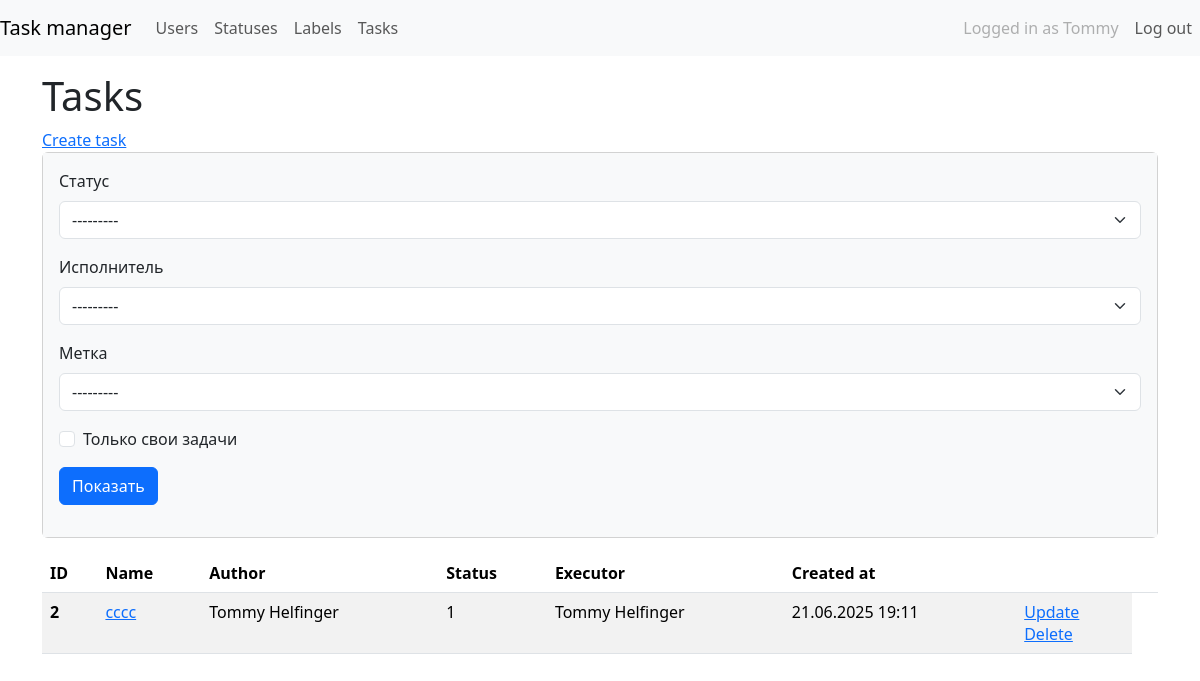
Page /tasks/ (signed in) on the earlier database version.
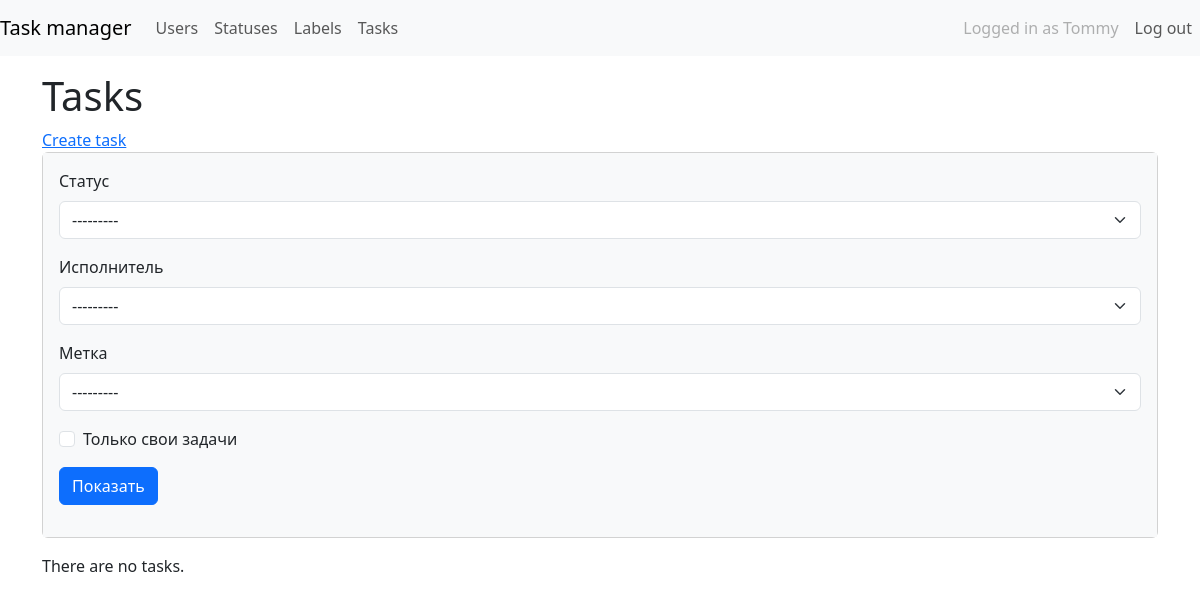
Same page on the later database version.
### task_manager/tasks/models.py (models this page shows, shortened)
class Task(models.Model):
    name = models.CharField(
        verbose_name="Имя",
        max_length=150,
        null=False,
        blank=False,
        unique=True,
    )
    description = models.TextField(
        verbose_name="Описание",
        blank=True,
    )
    status = models.ForeignKey(Status, on_delete=models.PROTECT, verbose_name="Статус")
    executor = models.ForeignKey(
        MyUser,
        on_delete=models.CASCADE,
        blank=True,
        null=True,
        verbose_name="Исполнитель",
        related_name="executors",
    )
    author = models.ForeignKey(
        MyUser,
        on_delete=models.CASCADE,
        verbose_name="Автор",
        related_name="authors",
    )
    labels = models.ManyToManyField(
        Label,
        blank=True,
        verbose_name="Метки",
        related_name="labels",
        through="TaskLabels",
    )
    created_at = models.DateTimeField(
        verbose_name="Дата создания",
        auto_now_add=True,
    )
    class Meta:
        verbose_name = "Task"
        verbose_name_plural = "Tasks"

### task_manager/users/models.py (models this page shows)
class MyUser(AbstractUser):
    created_at = models.DateTimeField(_("Creation date"), auto_now_add=True)
    def __str__(self):
        return self.get_full_name()

### task_manager/statuses/models.py (models this page shows)
class Status(models.Model):
    name = models.CharField(max_length=100, unique=True)
    created_at = models.DateTimeField(auto_now_add=True)
    def __str__(self):
        return self.name

### task_manager/tasks/views.py (the view)
# urls.py: path("", TaskListView.as_view(), name="task_list"),
class TaskListView(LoginRequiredMixin, FilterView):
    model = Task
    context_object_name = "task_list"
    template_name = "tasks/task_list.html"
    filterset_class = TaskFilter

### task_manager/labels/models.py (called while the page is built)
    def __str__(self):
        return self.name

### task_manager/templates/tasks/task_list.html (shortened to what this page needs)
{% extends "task_manager/base.html" %}
{% load i18n %}
{% load django_bootstrap5 %}
{% block content %}
<div class="mt-4">
    <h1 class="mt-1">{% translate "Tasks" %}</h1>
    <a href="{% url 'tasks:create_task' %}">{% translate 'Create task' %}</a>
    <div class="card mb-3">
        <div class="card-body bg-light">
            <form class="form-inline center" method="get">
                {% bootstrap_field filter.form.status field_class='ml-2 mr-3' %}
                {% bootstrap_field filter.form.executor field_class='mr-3 ml-2' %}
                {% bootstrap_field filter.form.labels field_class='mr-3 ml-2' %}
                {% bootstrap_field filter.form.self_tasks field_class='mr-3' %}
                <input class="btn btn-primary" type="submit" value="Показать">
            </form>
        </div>
    </div>
    {% if task_list %}
    <table class="table table-striped">
        <thead>
            <tr>
                <th scope="col">ID</th>
                <th scope="col">{% translate "Name" %}</th>
                <th scope="col">{% translate "Author" %}</th>
                <th scope="col">{% translate "Status" %}</th>
                <th scope="col">{% translate "Executor" %}</th>
                <th scope="col">{% translate "Created at" %}</th>
                <th scope="col"></th>
                <th></th>
            </tr>
        </thead>
        <tbody>
            {% for task in task_list %}
            <tr>
                <th scope="row"> {{ task.id }}</th>
                <td>
                    <a href="{% url 'tasks:detail_task' task.pk %}">{{ task.name }}</a>
                </td>
                <td>{{ task.author }}</td>
                <td>{{ task.status }}</td>
                <td>{{ task.executor }}</td>
                <td>{{ task.created_at|date:"d.m.Y H:i" }}</td>
                <td>
                    <a href="{% url 'tasks:update_task' task.pk %}">{% translate 'Update' %}</a>
                    <br>
                    <a href="{% url 'tasks:delete_task' task.pk %}">{% translate 'Delete' %}</a>
                </td>
            </tr>
            {% endfor %}
        </tbody>
    </table>
    {% else %}
    <p>There are no tasks.</p>
    {% endif %}
    {% endblock %}

Differences in the rows shown:
removed Task: id "2", name "cccc", author "Tommy Helfinger", status "1", executor "Tommy Helfinger", created_at "21.06.2025 19:11"
Other differences:
text no longer shown: "ID Name Author Status Executor Created at"
text now shown: "There are no tasks."
